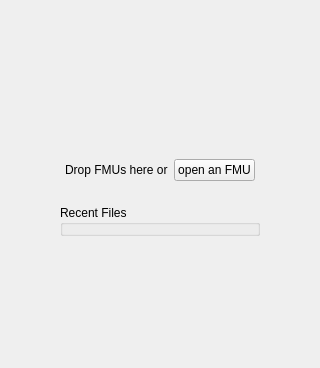
      <widget class="QWidget" name="startPage">
       <layout class="QVBoxLayout" name="verticalLayout_2">
        <property name="spacing">
         <number>15</number>
        </property>
        <item>
         <spacer name="verticalSpacer_2">
          <property name="orientation">
           <enum>Qt::Vertical</enum>
          </property>
          <property name="sizeHint" stdset="0">
           <size>
            <width>20</width>
            <height>113</height>
           </size>
          </property>
         </spacer>
        </item>
        <item>
         <widget class="QWidget" name="widget_8" native="true">
          <layout class="QHBoxLayout" name="horizontalLayout_7">
           <property name="leftMargin">
            <number>0</number>
           </property>
           <property name="topMargin">
            <number>0</number>
           </property>
           <property name="rightMargin">
            <number>0</number>
           </property>
           <property name="bottomMargin">
            <number>0</number>
           </property>
           <item>
            <spacer name="horizontalSpacer_8">
             <property name="orientation">
              <enum>Qt::Horizontal</enum>
             </property>
             <property name="sizeHint" stdset="0">
              <size>
               <width>40</width>
               <height>20</height>
              </size>
             </property>
            </spacer>
           </item>
           <item>
            <widget class="QLabel" name="label_9">
             <property name="pixmap">
              <pixmap resource="../icons/icons.qrc">:/icons/start-background.png</pixmap>
             </property>
            </widget>
           </item>
           <item>
            <spacer name="horizontalSpacer_7">
             <property name="orientation">
              <enum>Qt::Horizontal</enum>
             </property>
             <property name="sizeHint" stdset="0">
              <size>
               <width>40</width>
               <height>20</height>
              </size>
             </property>
            </spacer>
           </item>
          </layout>
         </widget>
        </item>
        <item>
         <widget class="QWidget" name="widget_9" native="true">
          <layout class="QHBoxLayout" name="horizontalLayout_8">
           <property name="leftMargin">
            <number>0</number>
           </property>
           <property name="topMargin">
            <number>0</number>
           </property>
           <property name="rightMargin">
            <number>0</number>
           </property>
           <property name="bottomMargin">
            <number>0</number>
           </property>
           <item>
            <spacer name="horizontalSpacer_9">
             <property name="orientation">
              <enum>Qt::Horizontal</enum>
             </property>
             <property name="sizeHint" stdset="0">
              <size>
               <width>40</width>
               <height>20</height>
              </size>
             </property>
            </spacer>
           </item>
           <item>
            <widget class="QLabel" name="label_11">
             <property name="text">
              <string>Drop FMUs here or</string>
             </property>
            </widget>
           </item>
           <item>
            <widget class="QPushButton" name="openButton">
             <property name="text">
              <string>open an FMU</string>
             </property>
            </widget>
           </item>
           <item>
            <spacer name="horizontalSpacer_10">
             <property name="orientation">
              <enum>Qt::Horizontal</enum>
             </property>
             <property name="sizeHint" stdset="0">
              <size>
               <width>40</width>
               <height>20</height>
              </size>
             </property>
            </spacer>
           </item>
          </layout>
         </widget>
        </item>
        <item>
         <widget class="QWidget" name="widget" native="true">
          <property name="minimumSize">
           <size>
            <width>0</width>
            <height>20</height>
           </size>
          </property>
          <layout class="QHBoxLayout" name="horizontalLayout">
           <item>
            <spacer name="horizontalSpacer">
             <property name="orientation">
              <enum>Qt::Horizontal</enum>
             </property>
             <property name="sizeHint" stdset="0">
              <size>
               <width>40</width>
               <height>20</height>
              </size>
             </property>
            </spacer>
           </item>
           <item>
            <widget class="QGroupBox" name="recentFilesGroupBox">
             <property name="minimumSize">
              <size>
               <width>200</width>
               <height>0</height>
              </size>
             </property>
             <property name="title">
              <string>Recent Files</string>
             </property>
             <property name="flat">
              <bool>true</bool>
             </property>
            </widget>
           </item>
           <item>
            <spacer name="horizontalSpacer_2">
             <property name="orientation">
              <enum>Qt::Horizontal</enum>
             </property>
             <property name="sizeHint" stdset="0">
              <size>
               <width>40</width>
               <height>20</height>
              </size>
             </property>
            </spacer>
           </item>
          </layout>
         </widget>
        </item>
        <item>
         <spacer name="verticalSpacer_3">
          <property name="orientation">
           <enum>Qt::Vertical</enum>
          </property>
          <property name="sizeHint" stdset="0">
           <size>
            <width>20</width>
            <height>112</height>
           </size>
          </property>
         </spacer>
        </item>
       </layout>
      </widget>
